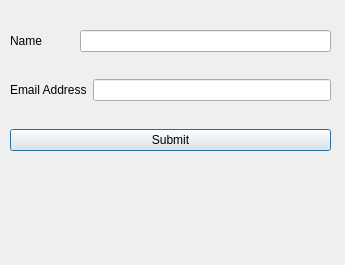
<?xml version="1.0" encoding="UTF-8"?>
<ui version="4.0">
 <class>Dialog</class>
 <widget class="QDialog" name="Dialog">
  <property name="geometry">
   <rect>
    <x>0</x>
    <y>0</y>
    <width>345</width>
    <height>265</height>
   </rect>
  </property>
  <property name="windowTitle">
   <string>Dialog</string>
  </property>
  <widget class="QWidget" name="">
   <property name="geometry">
    <rect>
     <x>10</x>
     <y>30</y>
     <width>321</width>
     <height>121</height>
    </rect>
   </property>
   <layout class="QVBoxLayout" name="verticalLayout">
    <item>
     <layout class="QHBoxLayout" name="horizontalLayout_2">
      <item>
       <widget class="QLabel" name="label">
        <property name="text">
         <string>Name</string>
        </property>
       </widget>
      </item>
      <item>
       <spacer name="horizontalSpacer">
        <property name="orientation">
         <enum>Qt::Horizontal</enum>
        </property>
        <property name="sizeType">
         <enum>QSizePolicy::Preferred</enum>
        </property>
        <property name="sizeHint" stdset="0">
         <size>
          <width>32</width>
          <height>20</height>
         </size>
        </property>
       </spacer>
      </item>
      <item>
       <widget class="QLineEdit" name="lineEditEmail"/>
      </item>
     </layout>
    </item>
    <item>
     <spacer name="verticalSpacer">
      <property name="orientation">
       <enum>Qt::Vertical</enum>
      </property>
      <property name="sizeHint" stdset="0">
       <size>
        <width>20</width>
        <height>40</height>
       </size>
      </property>
     </spacer>
    </item>
    <item>
     <layout class="QHBoxLayout" name="horizontalLayout">
      <item>
       <widget class="QLabel" name="label_2">
        <property name="text">
         <string>Email Address</string>
        </property>
       </widget>
      </item>
      <item>
       <widget class="QLineEdit" name="lineEditName"/>
      </item>
     </layout>
    </item>
    <item>
     <spacer name="verticalSpacer_2">
      <property name="orientation">
       <enum>Qt::Vertical</enum>
      </property>
      <property name="sizeHint" stdset="0">
       <size>
        <width>20</width>
        <height>40</height>
       </size>
      </property>
     </spacer>
    </item>
    <item>
     <widget class="QPushButton" name="pushButton">
      <property name="minimumSize">
       <size>
        <width>0</width>
        <height>0</height>
       </size>
      </property>
      <property name="maximumSize">
       <size>
        <width>500</width>
        <height>5000</height>
       </size>
      </property>
      <property name="layoutDirection">
       <enum>Qt::LeftToRight</enum>
      </property>
      <property name="text">
       <string>Submit</string>
      </property>
     </widget>
    </item>
   </layout>
  </widget>
 </widget>
 <resources/>
 <connections/>
</ui>
